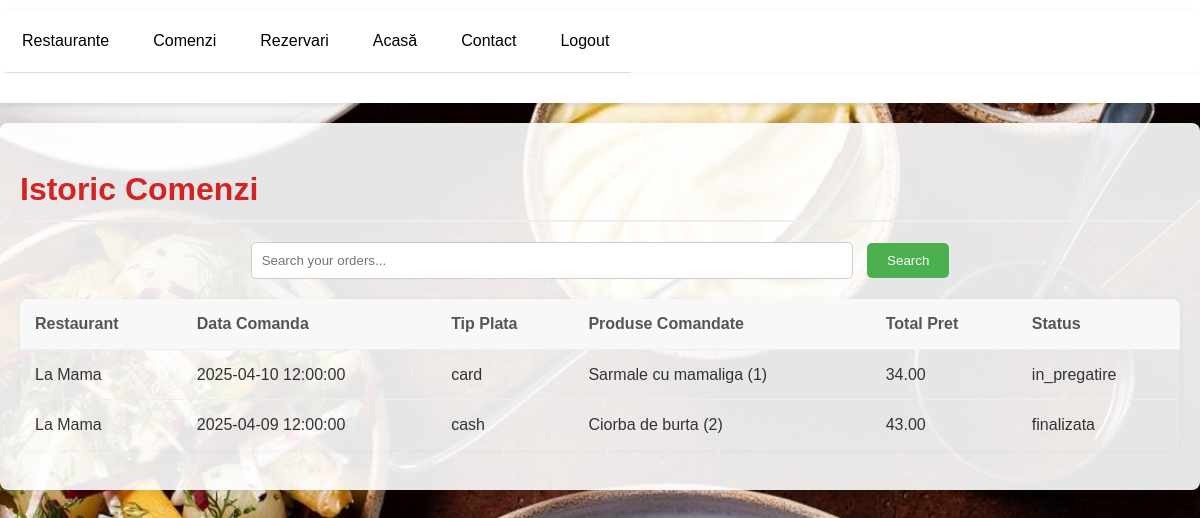
Screenshot of /comenzi_clienti.php (signed in) with the database file from the repository.
### tables this page shows
CREATE TABLE tblComenzi (
    comanda_id INT AUTO_INCREMENT PRIMARY KEY,
    client_id INT,
    restaurant_id INT,
    data_comanda DATETIME,
    tip_plata ENUM('cash', 'card'),
    status_comanda ENUM('finalizata', 'in_pregatire'),
    FOREIGN KEY (client_id) REFERENCES tblClienti(client_id),
    FOREIGN KEY (restaurant_id) REFERENCES tblRestaurante(restaurant_id)
);

CREATE TABLE tblRestaurante(
    restaurant_id INT AUTO_INCREMENT PRIMARY KEY,
    nume_restaurant VARCHAR(100) NOT NULL,
    oras VARCHAR(50),
    tip_bucatarie VARCHAR(50),
    livrare_disponibila BOOLEAN,
    CONSTRAINT chk_oras CHECK (oras IS NOT NULL)
	
);

CREATE TABLE tblProdus(
    produs_id INT AUTO_INCREMENT PRIMARY KEY,
    nume_produs VARCHAR(100) NOT NULL,
    pret_produs DECIMAL(6,2),
    categorie VARCHAR(50)
);

CREATE TABLE tblProdusComenzi(
     comanda_id INT, 
     produs_id INT,
     cantitate INT, 
     FOREIGN KEY (comanda_id) REFERENCES tblComenzi(comanda_id) ON DELETE CASCADE,
     FOREIGN KEY (produs_id) REFERENCES tblProdus(produs_id) ON DELETE CASCADE
);

### comenzi_clienti.php (the view, shortened to what this page needs)
<?php
$db = mysqli_connect('localhost', 'root', '', 'restaurantedb') or die('Error connecting to MySQL server.');
$client_username = $_SESSION['username'];
$client_query = "SELECT client_id FROM tblClienti WHERE nume_client = '$client_username'";
$client_result = mysqli_query($db, $client_query);
$client_row = mysqli_fetch_assoc($client_result);
$client_id = $client_row['client_id'];
$search_term = "";
if (isset($_GET['search'])) {
    $search_term = mysqli_real_escape_string($db, $_GET['search']);
    $query = "SELECT c.comanda_id, r.nume_restaurant, c.data_comanda, c.tip_plata, c.status_comanda,
                     p.nume_produs, p.pret_produs, pc.cantitate
              FROM tblComenzi c
              JOIN tblRestaurante r ON c.restaurant_id = r.restaurant_id
              JOIN tblProdusComenzi pc ON c.comanda_id = pc.comanda_id
              JOIN tblProdus p ON pc.produs_id = p.produs_id
              WHERE c.client_id = $client_id
                AND (r.nume_restaurant LIKE '%$search_term%'
                     OR c.data_comanda LIKE '%$search_term%'
                     OR c.tip_plata LIKE '%$search_term%'
                     OR p.nume_produs LIKE '%$search_term%'
                     OR c.status_comanda LIKE '%$search_term%')
              ORDER BY c.data_comanda DESC";
} else {
    $query = "SELECT c.comanda_id, r.nume_restaurant, c.data_comanda, c.tip_plata, c.status_comanda,
                     p.nume_produs, p.pret_produs, pc.cantitate
              FROM tblComenzi c
              JOIN tblRestaurante r ON c.restaurant_id = r.restaurant_id
              JOIN tblProdusComenzi pc ON c.comanda_id = pc.comanda_id
              JOIN tblProdus p ON pc.produs_id = p.produs_id
              WHERE c.client_id = $client_id
              ORDER BY c.data_comanda DESC";
}
$result = mysqli_query($db, $query);
$orders = array();
while ($row = mysqli_fetch_assoc($result)) {
    $comanda_id = $row['comanda_id'];
    if (!isset($orders[$comanda_id])) {
        $orders[$comanda_id] = array(
            'nume_restaurant' => $row['nume_restaurant'],
            'data_comanda' => $row['data_comanda'],
            'tip_plata' => $row['tip_plata'],
            'status_comanda' => $row['status_comanda'],
            'produse' => array(),
            'total_pret' => 0
        );
    }
    $orders[$comanda_id]['produse'][] = array(
        'nume_produs' => $row['nume_produs'],
        'pret_produs' => $row['pret_produs'],
        'cantitate' => $row['cantitate']
    );
    $orders[$comanda_id]['total_pret'] += $row['pret_produs'] * $row['cantitate'];
}
?>
<!DOCTYPE html>
<html>
<head>
    <link rel="stylesheet" type="text/css" href="style.css">
</head>
<body class="background-comenzi">
    <?php include('header.php'); ?>
    <div class="container">
        <div class="client-section">
            <h1 class="client-table-title">Istoric Comenzi</h1>
            <form action="comenzi_clienti.php" method="GET" class="search-form">
                <input type="text" name="search" placeholder="Search your orders..." value="<?php echo htmlspecialchars($search_term); ?>">
                <button type="submit">Search</button>
            </form>
            <?php if (count($orders) > 0) { ?>
                <table class="client-table">
                    <thead>
                        <tr>
                            <th>Restaurant</th>
                            <th>Data Comanda</th>
                            <th>Tip Plata</th>
                            <th>Produse Comandate</th>
                            <th>Total Pret</th>
                            <th>Status</th>
                        </tr>
                    </thead>
                    <tbody>
                        <?php foreach ($orders as $order) { ?>
                            <tr>
                                <td><?php echo $order['nume_restaurant']; ?></td>
                                <td><?php echo $order['data_comanda']; ?></td>
                                <td><?php echo $order['tip_plata']; ?></td>
                                <td>
                                    <?php
                                    foreach ($order['produse'] as $produs) {
                                        echo $produs['nume_produs'] . ' (' . $produs['cantitate'] . ')<br>';
                                    }
                                    ?>
                                </td>
                                <td><?php echo number_format($order['total_pret'], 2); ?></td>
                                <td><?php echo $order['status_comanda']; ?></td>
                            </tr>
                        <?php } ?>
                    </tbody>
                </table>
            <?php } else { ?>
                <p>Nu aveti comenzi efectuate.</p>
            <?php } ?>
        </div>
    </div>
</body>
</html>

### style.css (style rules this page uses)
body { font-family: 'Arial', sans-serif; margin: 0; padding: 0; background-color: #f4f4f4; color: #333; line-height: 1.6; }
.background-comenzi { background-image: url('images/background5.jpg'); background-size: cover; background-position: center; background-repeat: no-repeat; background-attachment: fixed; }
.container { max-width: 1200px; margin: 20px auto; padding: 20px; background-color: #fff; box-shadow: 0 0 10px rgba(0, 0, 0, 0.1); border-radius: 8px; background-color: rgba(255, 255, 255, 0.9); }
h1, h2, h3 { color: #d32323; margin-bottom: 15px; border-bottom: 2px solid #eee; padding-bottom: 5px; }
.client-section { margin-bottom: 20px; }
.client-table-title { margin-bottom: 20px; }
table { width: 100%; border-collapse: collapse; margin-bottom: 20px; box-shadow: 0 0 5px rgba(0, 0, 0, 0.05); border-radius: 8px; overflow: hidden; }
table th, table td { padding: 12px 15px; text-align: left; border-bottom: 1px solid #eee; }
table th { background-color: #f8f8f8; color: #555; font-weight: bold; }
table tr:last-child td { border-bottom: none; }
.search-form { margin-bottom: 20px; text-align: center; }
.search-form input[type="text"] { padding: 10px; width: 50%; border: 1px solid #ccc; border-radius: 5px; margin-right: 10px; }
.search-form button { padding: 10px 20px; background-color: #4CAF50; color: white; border: none; border-radius: 5px; cursor: pointer; }

### rows the page displays
tblcomenzi: restaurant.nume_restaurant "La Mama", data_comanda "2025-04-10 12:00:00", tip_plata "card", tblprodus.nume_produs "Sarmale cu mamaliga", tblproduscomenzi.cantitate "1", total_pret "34.00", status_comanda "in_pregatire"
tblcomenzi: restaurant.nume_restaurant "La Mama", data_comanda "2025-04-09 12:00:00", tip_plata "cash", tblprodus.nume_produs "Ciorba de burta", tblproduscomenzi.cantitate "2", total_pret "43.00", status_comanda "finalizata"
